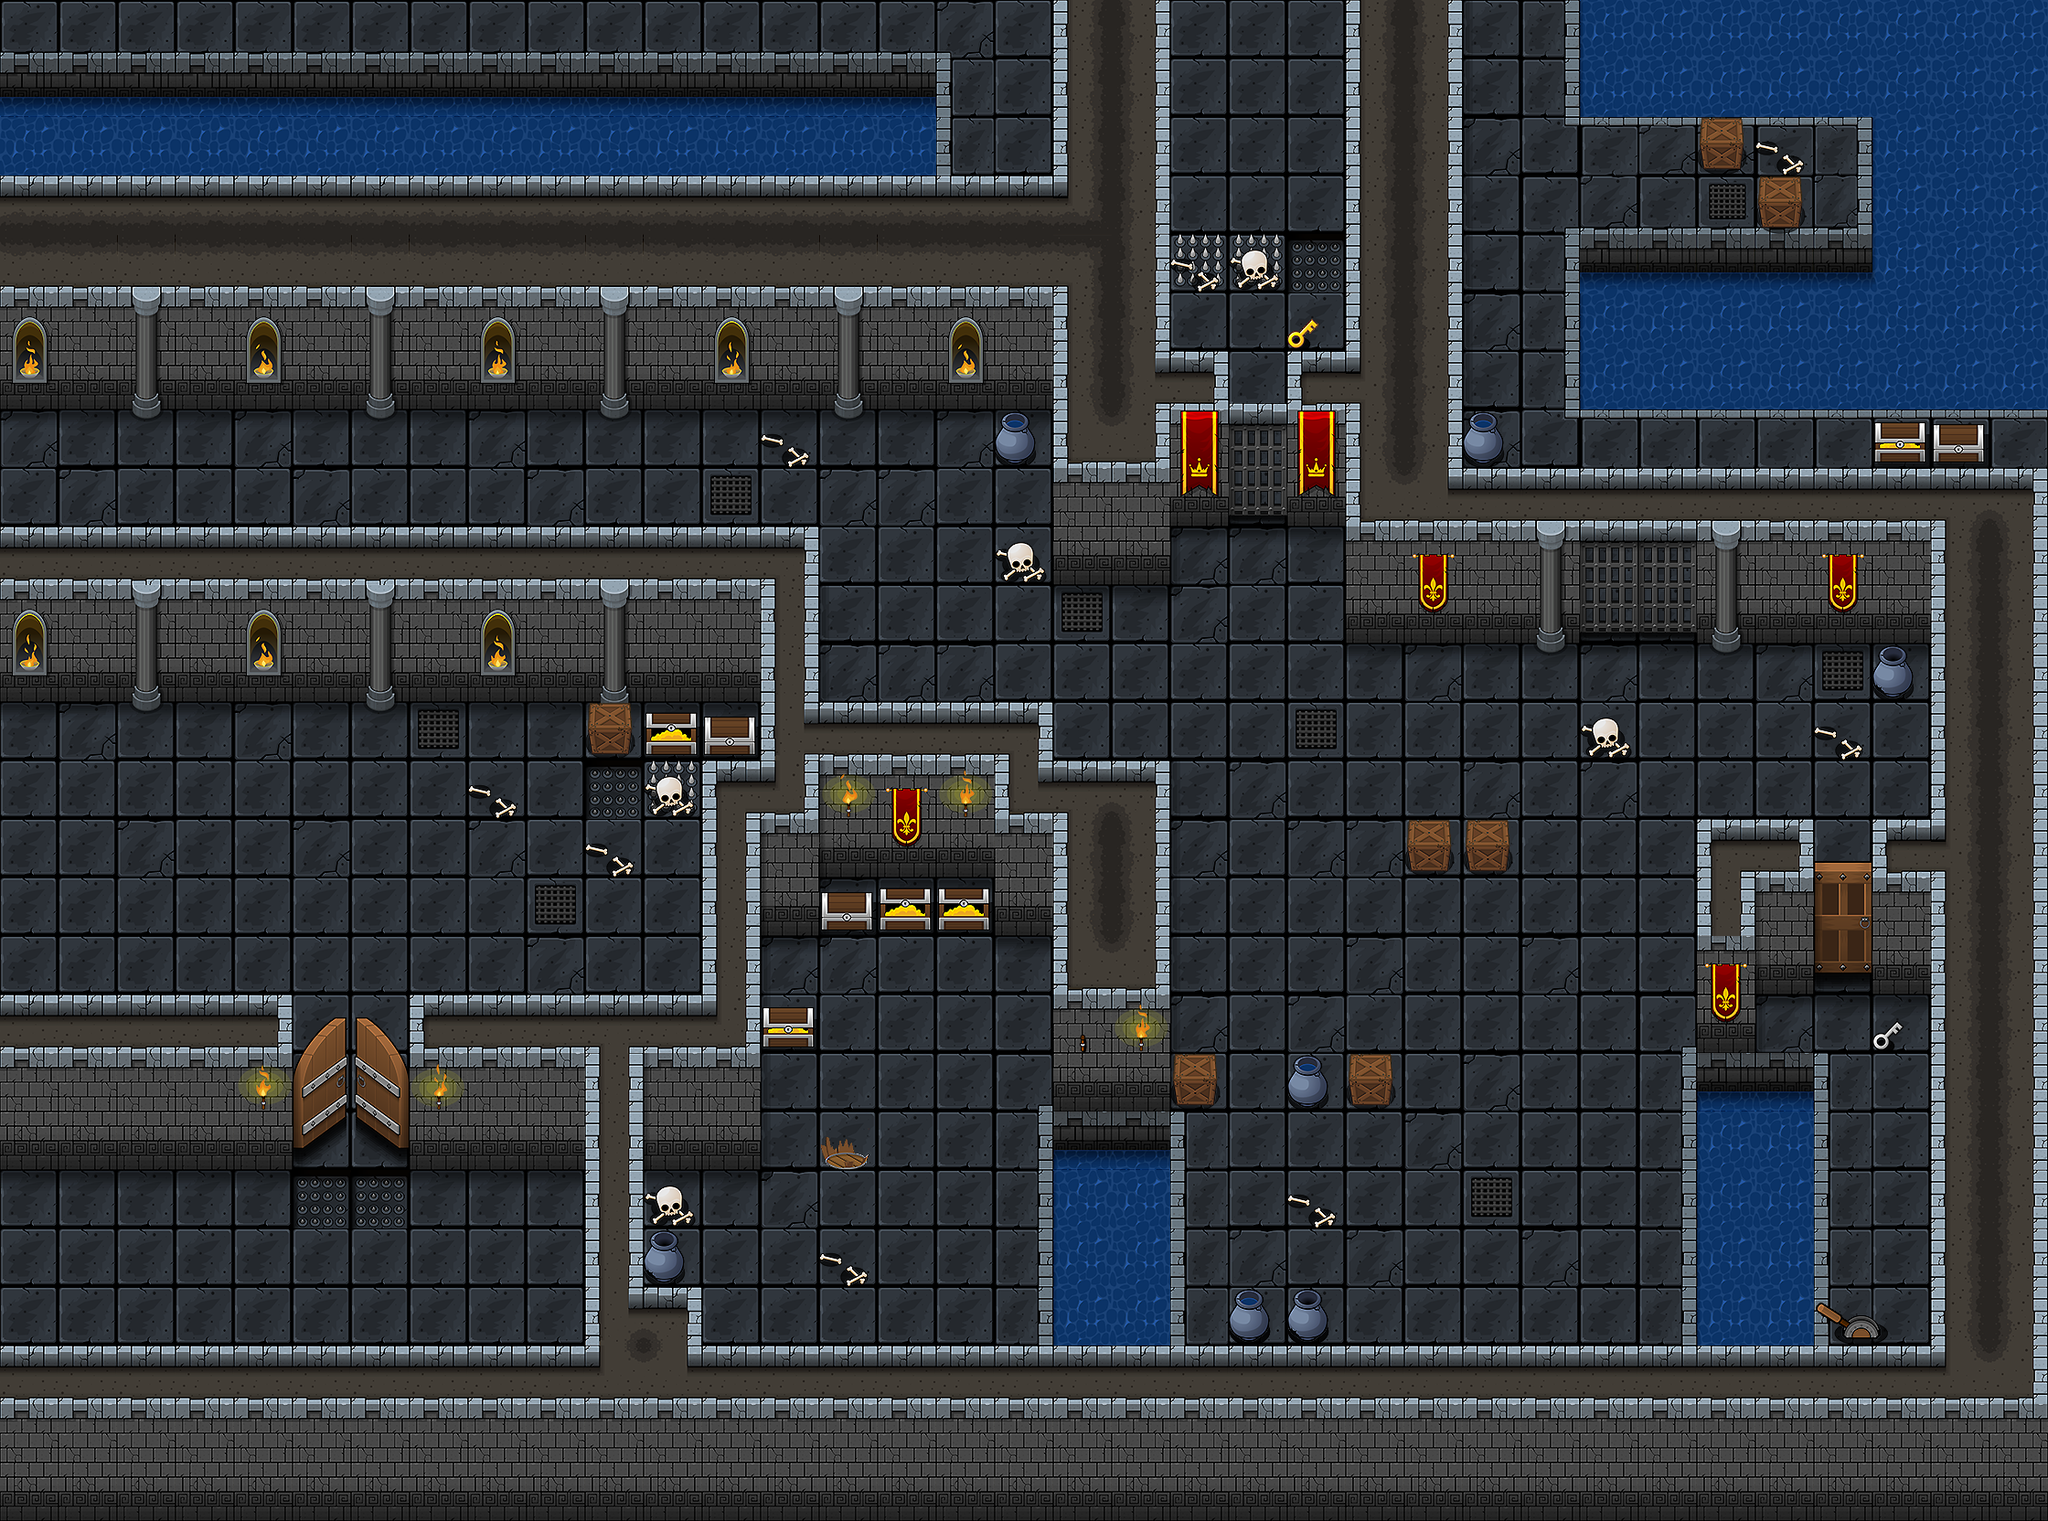

Tiled map render using the project's own tile images. Description and the map definition, with tile-layer contents summarised, below:
An orthogonal 35x26 tile map with 64x64 px tiles, 5 tile layers (flour, onFlour, blockLayer, onBlockLayer, ...), 2 hidden layers not drawn and 20 objects.

<map version="1.0" tiledversion="1.1.6" orientation="orthogonal" renderorder="right-down" width="35" height="26" tilewidth="64" tileheight="64" infinite="0" nextobjectid="35">
 <tileset firstgid="1" name="tileSheet04-01" tilewidth="64" tileheight="64" tilecount="260" columns="13">
  <image source="tileSheet18-09.png" width="832" height="1280" />
 </tileset>
 <layer name="flourO" width="35" height="26" visible="0">
  <data>[910 cells, 728 non-empty, 67 distinct tile ids]</data>
 </layer>
 <layer name="onFlourO" width="35" height="26" visible="0">
  <data>[910 cells, 81 non-empty, 29 distinct tile ids]</data>
 </layer>
 <layer name="flour" width="35" height="26">
  <data>[910 cells, 187 non-empty, 14 distinct tile ids]</data>
 </layer>
 <layer name="onFlour" width="35" height="26">
  <data>[910 cells, 5 non-empty, 2 distinct tile ids]</data>
 </layer>
 <layer name="blockLayer" width="35" height="26">
  <data>[910 cells, 706 non-empty, 78 distinct tile ids]</data>
 </layer>
 <layer name="onBlockLayer" width="35" height="26">
  <data>[910 cells, 61 non-empty, 31 distinct tile ids]</data>
 </layer>
 <objectgroup name="playerLayer">
  <object id="2" gid="178" x="287" y="590" width="64" height="64">
   <properties>
    <property name="type" value="playerStartPosition" />
   </properties>
  </object>
  <object id="3" gid="178" x="352" y="605" width="64" height="64">
   <properties>
    <property name="type" value="scene1Goal" />
   </properties>
  </object>
  <object id="4" gid="178" x="672" y="605" width="64" height="64">
   <properties>
    <property name="type" value="scene2Goal" />
   </properties>
  </object>
  <object id="23" gid="178" x="992" y="797" width="64" height="64">
   <properties>
    <property name="type" value="scene3Goal" />
   </properties>
  </object>
  <object id="32" gid="178" x="1376" y="861" width="64" height="64">
   <properties>
    <property name="type" value="scene4Goal" />
   </properties>
  </object>
 </objectgroup>
 <objectgroup name="objectLayer">
  <object id="5" gid="235" x="1151.66" y="697" width="64" height="64">
   <properties>
    <property name="scene" type="int" value="4" />
    <property name="sprite" value="allowedToHit" />
    <property name="type" value="barrel" />
   </properties>
  </object>
  <object id="7" gid="235" x="1148.83" y="765" width="64" height="64">
   <properties>
    <property name="scene" type="int" value="4" />
    <property name="sprite" value="allowedToHit" />
    <property name="type" value="barrel" />
   </properties>
  </object>
  <object id="9" gid="237" x="1858" y="794" width="64" height="64">
   <properties>
    <property name="scene" type="int" value="5" />
    <property name="sprite" value="allowedToHit" />
    <property name="type" value="barrel" />
   </properties>
  </object>
  <object id="10" gid="239" x="1894" y="876" width="64" height="64">
   <properties>
    <property name="scene" type="int" value="5" />
    <property name="sprite" value="needToHit" />
    <property name="type" value="barrel" />
   </properties>
  </object>
  <object id="11" gid="239" x="2048" y="1272.67" width="64" height="64">
   <properties>
    <property name="scene" type="int" value="5" />
    <property name="sprite" value="needToHit" />
    <property name="type" value="barrel" />
   </properties>
  </object>
  <object id="12" gid="237" x="1988.67" y="1256" width="64" height="64">
   <properties>
    <property name="scene" type="int" value="5" />
    <property name="sprite" value="allowedToHit" />
    <property name="type" value="barrel" />
   </properties>
  </object>
  <object id="13" gid="236" x="2032" y="1344" width="64" height="64">
   <properties>
    <property name="scene" type="int" value="5" />
    <property name="sprite" value="restrictedToHit" />
    <property name="type" value="barrel" />
   </properties>
  </object>
  <object id="14" gid="239" x="2000" y="1406" width="64" height="64">
   <properties>
    <property name="scene" type="int" value="5" />
    <property name="sprite" value="needToHit" />
    <property name="type" value="barrel" />
   </properties>
  </object>
  <object id="25" gid="235" x="1151.84" y="838.166" width="64" height="64">
   <properties>
    <property name="scene" type="int" value="4" />
    <property name="sprite" value="allowedToHit" />
    <property name="type" value="barrel" />
   </properties>
  </object>
  <object id="26" gid="235" x="1216.17" y="833.833" width="64" height="64">
   <properties>
    <property name="scene" type="int" value="4" />
    <property name="sprite" value="allowedToHit" />
    <property name="type" value="barrel" />
   </properties>
  </object>
  <object id="29" gid="236" x="1028" y="1397.67" width="64" height="64">
   <properties>
    <property name="scene" type="int" value="5" />
    <property name="sprite" value="restrictedToHit" />
    <property name="type" value="barrel" />
   </properties>
  </object>
  <object id="30" gid="237" x="1216.67" y="696.666" width="64" height="64">
   <properties>
    <property name="scene" type="int" value="4" />
    <property name="sprite" value="allowedToHit" />
    <property name="type" value="barrel" />
   </properties>
  </object>
  <object id="31" gid="237" x="1215.33" y="763.333" width="64" height="64">
   <properties>
    <property name="scene" type="int" value="4" />
    <property name="sprite" value="allowedToHit" />
    <property name="type" value="barrel" />
   </properties>
  </object>
  <object id="33" gid="242" x="1022.67" y="1257.33" width="64" height="64">
   <properties>
    <property name="flipped" type="bool" value="true" />
    <property name="scene" type="int" value="5" />
    <property name="sprite" value="needToHit" />
    <property name="type" value="barrel" />
   </properties>
  </object>
  <object id="34" gid="242" x="1024" y="1468" width="64" height="64">
   <properties>
    <property name="flipped" type="bool" value="true" />
    <property name="scene" type="int" value="5" />
    <property name="sprite" value="needToHit" />
    <property name="type" value="barrel" />
   </properties>
  </object>
 </objectgroup>
 <layer name="upperLayer" width="35" height="26">
  <data>[910 cells, 33 non-empty, 9 distinct tile ids]</data>
 </layer>
</map>
